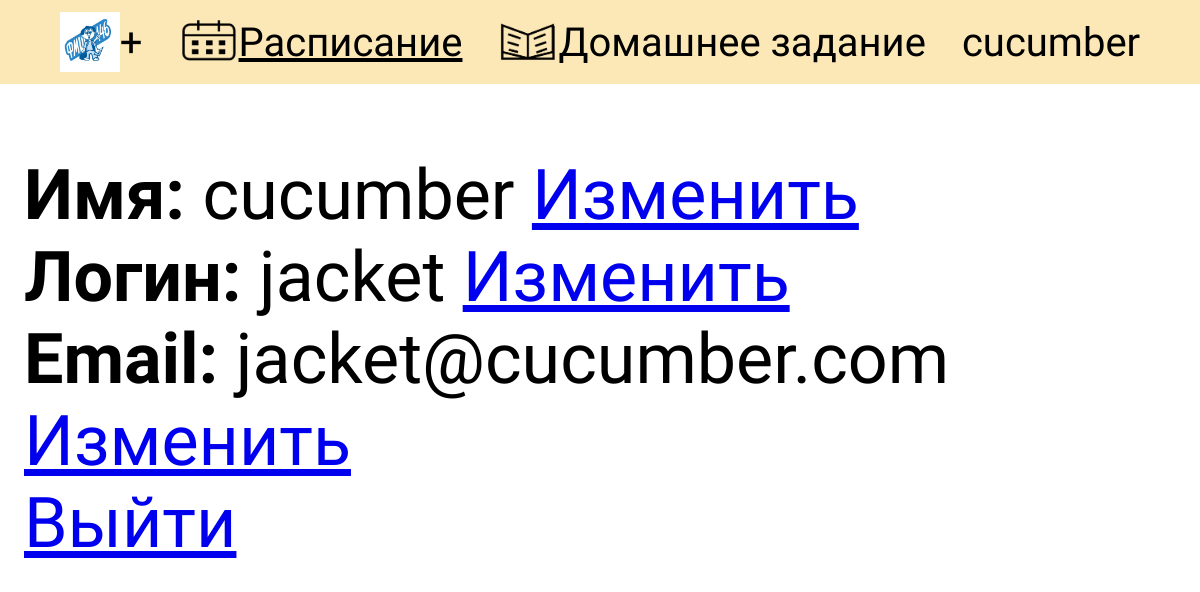
/user_info (signed in), run on the app's committed database.
### Timary/data/models/users.py (models this page shows, shortened)
class User(SqlAlchemyBase, UserMixin, SerializerMixin):
    __tablename__ = 'users'
    id = Column(Integer, primary_key=True, autoincrement=True)
    login = Column(String)
    name = Column(String)
    email = Column(String, index=True, unique=True)
    hashed_password = Column(String)
    theme = Column(String)
    timetable = orm.relationship('Timetable', back_populates='user', foreign_keys='Timetable.id')
    homework = orm.relationship('Homework', back_populates='user', foreign_keys='Homework.id')

### Timary/application.py (the view)
@app.route('/user_info')
@login_required
def user_info():
    return render_template('user_info.html')

### Timary/application.py (called while the page is built)
@login_manager.user_loader
def load_user(user_id):
    db = db_session.create_session()
    user = db.query(User).get(user_id)
    return user

### Timary/data/db_session.py (called while the page is built)
def create_session() -> orm.Session:
    global __factory
    return __factory()

### Timary/templates/user_info.html (shortened to what this page needs)
{% extends 'base.html' %}
{% block head %}
<link href="../static/css/register.css" rel="stylesheet" type="text/css">
{% endblock %}
{% block content %}
<div class="container mt-4" style="margin: 0 2%;" >
<p class="akk">
    <b> Имя: </b> {{ current_user.name }} <a href="/change"> Изменить </a> <br>
    <b> Логин: </b> {{ current_user.login }} <a href="/change"> Изменить </a> <br>
    <b> Email: </b> {{ current_user.email }} <a href="/change"> Изменить </a> <br>
    <a href="/logout"> Выйти </a>
</p>
</div>
{% endblock %}

### Timary/templates/base.html (shortened to what this page needs)
<!DOCTYPE html>
<html lang="ru">
    <head>
        {% block head %}
        {% endblock %}
    </head>
    <body>
        <header class="up-block">
             <div class="fixed-container">
                <nav class="up-text">
                    <img src="../static/img/146__2.jpg" style="width: 5%; height: 5%; margin: auto 0";></img>
                    <a href="/add_timetable/0" style="padding: 0 3% 0 0">+</a>
                    <img src="../static/img/timetable.png" style="width: 5%; height: 5%; margin: auto 0";></img>
                    <a href="/timetable/0" style="padding: 0 3% 0 0"><u>Раcписание</u></a>
                    <img src="../static/img/homework.png" style="width: 5%; height: 5%; margin: auto 0"></img>
                    <a href="/homework/0" style="padding: 0 3% 0 0">Домашнее задание</a>
                    {% if current_user.is_authenticated %}
                    <a href="/user_info">{{ current_user.name }}</a>
                    {% else %}
                    <a href="/register"> Вход/Регистрация </a>
                    {% endif %}
                </nav>
             </div>
        </header>
    {% block content %}
        {% endblock %}
    </body>
</html>

### Timary/static/css/register.css (style rules this page uses)
* { font-family: 'Amatic SC'; }
html, body { margin: 0; padding: 0; }
.fixed-container { width: 100%; margin: 0 auto; height: 100%; padding: 1% 0; }
nav a { font-size: 40px; margin-right: 50px; color: black; text-decoration: none; margin: auto 0; }
.up-text { width: 100%; display: flex; justify-content: center; height: 100%; }
.up-block { height: 100%; background-color: #fce8b6; align-items: center; height: 100%; }
.akk { font-size: 70px; }

### data on the page
User: name "cucumber", login "jacket", email "jacket@cucumber.com"
